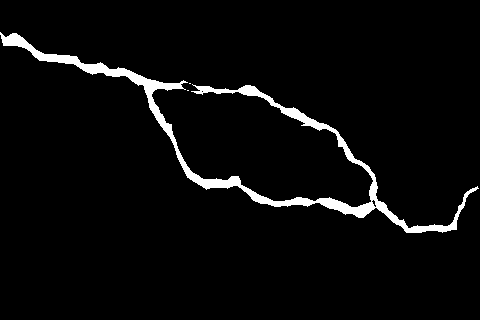
#> input picture seg_app/utils/crack_analysis/images/crack500_288_labeled.png, 480 x 320 px; its folder holds only this picture in this run
$ python intersection_remover.py   (older library calls are emulated)
#> lines starting #> are read from the running program, lines starting #| are printed output that depends on the picture; after the words box and inside, x2 and y2 are one past the last pixel; in counts of white or black regions, pixels touching at a corner belong together
#!/usr/bin/env python
# coding: utf-8

# # Intersection remover

# In[1]:


import cv2, glob, os, sknw, math
import numpy as np
from skimage import morphology,feature
# from sklearn.decomposition import PCA
import matplotlib.pyplot as plt
from seg_app.utils.crack_analysis.rasterizing import *
from seg_app.utils.crack_analysis.DSE_prune import *


# In[28]:


# [50 lines left out: function remove_intersection, not called in this run]


# # Test case

# In[29]:


if __name__ == "__main__":
    # folder_path = "./data_for_crack_width_measurement/field_data_2"
    folder_path = "images"
    mask_paths = sorted(glob.glob(os.path.join(folder_path,'*png')))
    mask_files = []
    padded_mask = []
    for path in mask_paths:
        mask = cv2.imread(path,cv2.IMREAD_UNCHANGED)
#> mask: shape (320, 480); 3.8% white; 3 white regions (2 under 20 px), largest, box (x1, y1, x2, y2) and area: (0, 32, 479, 233) 5897
        mask_files.append(mask)

    for mask in mask_files:
        pad_mask = np.pad(mask,((3,3),(3,3)),"constant")
        padded_mask.append(pad_mask)
#> this loop made 1 pass
#> pass 1, `pad_mask = np.pad(mask,((3,3),(3,3)),"constant")`:
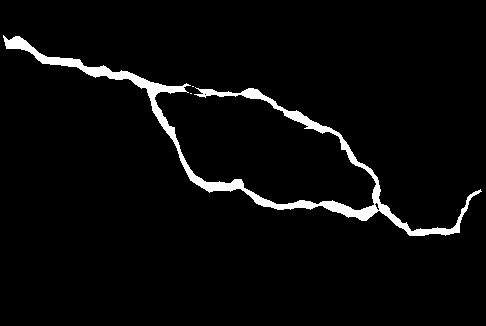
#> pad_mask: shape (326, 486); 3.7% white; 3 white regions (2 under 20 px), largest, box (x1, y1, x2, y2) and area: (3, 35, 482, 236) 5897
#> after the loop, padded_mask = 1 item

#> (the run stopped early here; a loop or call above may not have finished)
